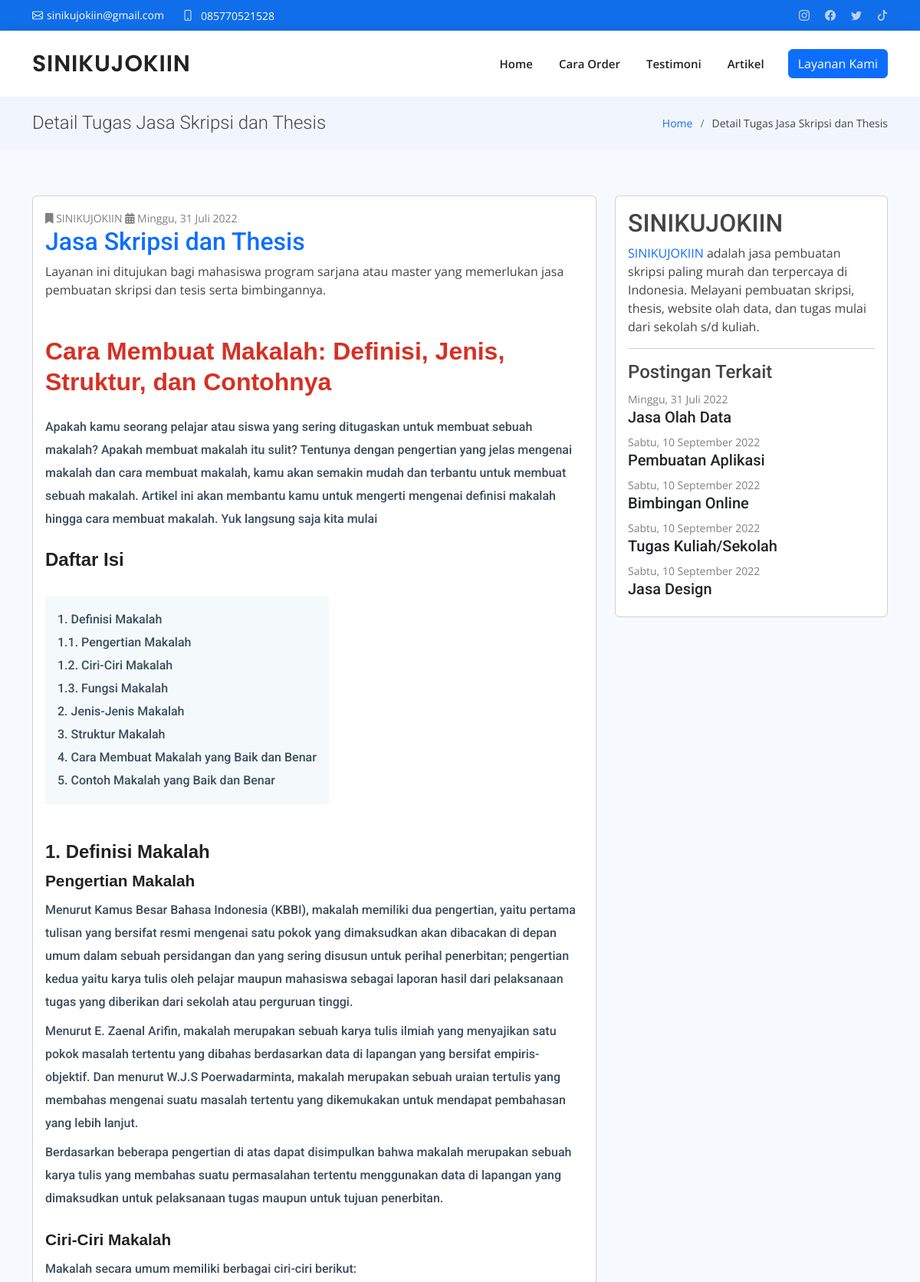
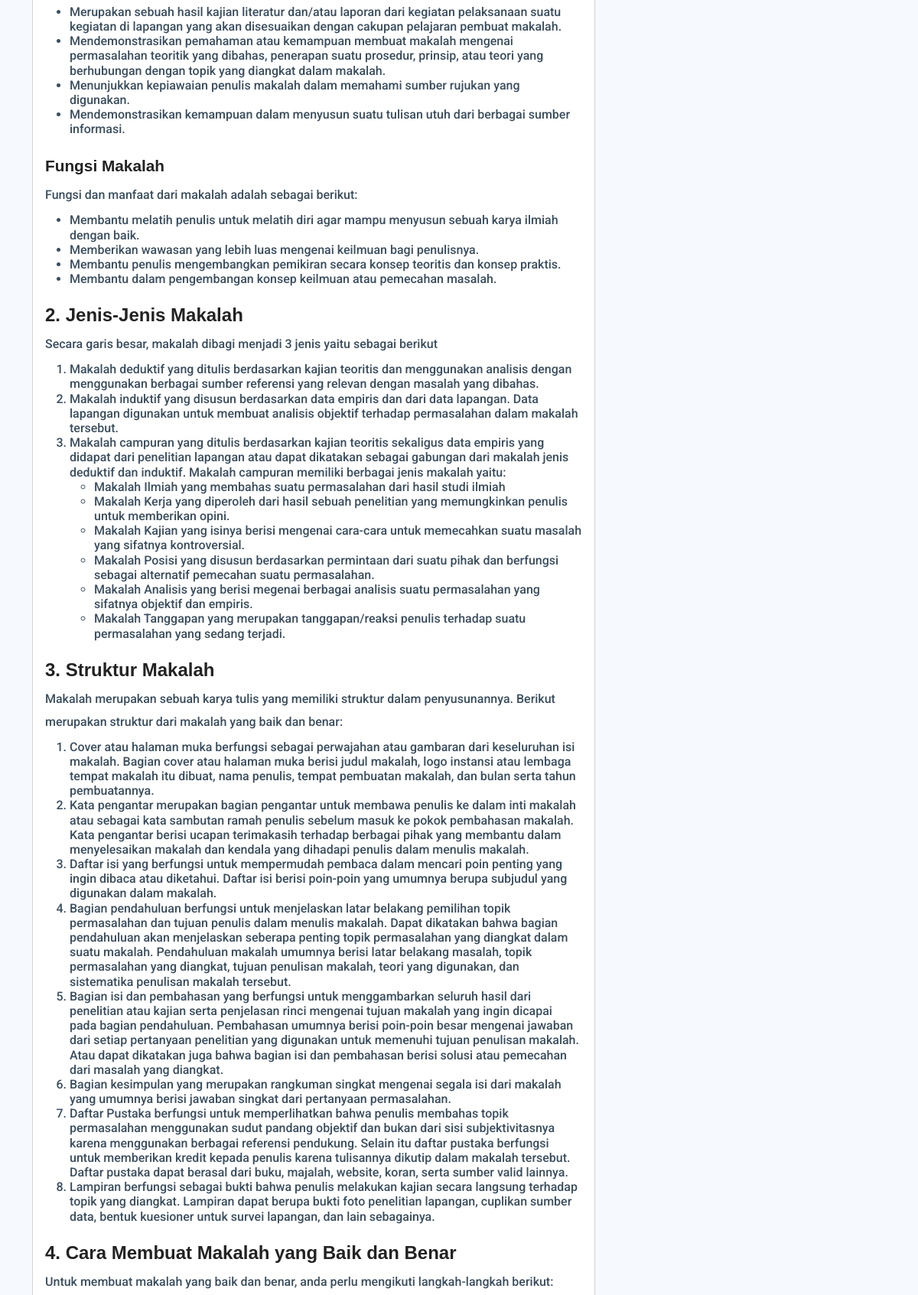
Page /tugas/tugas-makalah (upper part) on the committed database (2 pictures, top to bottom).
### tables this page shows
CREATE TABLE `setting` (
  `id_web` int(10) UNSIGNED NOT NULL,
  `website_name` varchar(25) NOT NULL,
  `icon` varchar(100) NOT NULL,
  `logo` varchar(100) NOT NULL,
  `about` text NOT NULL,
  `email` varchar(100) NOT NULL,
  `phone` varchar(15) NOT NULL,
  `address` text NOT NULL,
  `link_map` text NOT NULL,
  `link_ig` text DEFAULT NULL,
  `link_tiktok` text DEFAULT NULL,
  `link_fb` text DEFAULT NULL,
  `link_twitter` text NOT NULL,
  `nama_ig` varchar(100) NOT NULL,
  `nama_fb` varchar(100) NOT NULL,
  `nama_tiktok` varchar(100) NOT NULL,
  `nama_twitter` varchar(100) NOT NULL,
  `total_pelanggan` int(10) UNSIGNED NOT NULL,
  `total_tugas_selesai` int(10) UNSIGNED NOT NULL,
  `total_universitas` int(10) UNSIGNED NOT NULL,
  `total_tim` int(10) UNSIGNED NOT NULL,
  `keyword` text NOT NULL,
  `deskripsi` text NOT NULL,
  `g_tag` text NOT NULL,
  `script_g_tag` text NOT NULL,
  `updated_at` datetime DEFAULT NULL ON UPDATE current_timestamp(),
  `updated_by` int(10) UNSIGNED NOT NULL
);

CREATE TABLE `tugas` (
  `id_tugas` int(10) UNSIGNED NOT NULL,
  `nama_tugas` varchar(200) NOT NULL,
  `slug` varchar(200) NOT NULL,
  `deskripsi_singkat` text NOT NULL,
  `deskripsi` text NOT NULL,
  `ikon` text NOT NULL,
  `status` varchar(20) NOT NULL,
  `created_at` datetime NOT NULL DEFAULT current_timestamp(),
  `updated_at` datetime DEFAULT NULL ON UPDATE current_timestamp(),
  `deleted_at` datetime DEFAULT NULL
);

CREATE TABLE `section` (
  `id_section` int(11) NOT NULL,
  `type_section` varchar(50) NOT NULL,
  `nama_section` varchar(120) NOT NULL,
  `deskripsi_singkat` varchar(100) NOT NULL,
  `deskripsi` text DEFAULT NULL,
  `background` text DEFAULT NULL,
  `status` varchar(20) NOT NULL DEFAULT 'Aktif',
  `created_at` datetime NOT NULL DEFAULT current_timestamp(),
  `updated_at` datetime DEFAULT NULL ON UPDATE current_timestamp(),
  `deleted_at` datetime DEFAULT NULL
);

### application/libraries/Template.php (called while the page is built)
<?php if (!defined('BASEPATH')) exit('No direct script access allowed');
class Template
{
	var $template_data = array();
	function set($name, $value)
	{
		$this->template_data[$name] = $value;
	}
	function load($template = '', $view = '', $view_data = array(), $return = FALSE)
	{
		$this->CI = &get_instance();
		$this->set('contents', $this->CI->load->view($view, $view_data, TRUE));
		return $this->CI->load->view($template, $this->template_data, $return);
	}
}

### application/controllers/Home.php (called while the page is built, shortened)
<?php
class Home extends CI_Controller {
	private $where = ['status' => "Aktif", 'deleted_at' => null];
	public function tugas($slug = null)
	{
		if ($slug) {
			$tugas = $this->db->where('slug', $slug)->get_where('tugas', $this->where)->row_array();
			$data['title'] = "Detail Tugas ".$tugas['nama_tugas'];
			$data['breadcrumb'] = breadcrumb($data['title'], true);
			$data['data'] = $tugas;
			$data['terkait'] = $this->db->limit(5)->where(['deskripsi !=' => null, 'id_tugas !=' => $tugas['id_tugas']])->get_where('tugas', $this->where)->result_array();
			$data['section'] = [
				'banner' => $this->db->where('type_section', 'section_banner_list_tugas')->get_where('section', $this->where)->row_array(),
				'side' => $this->db->where('type_section', 'section_side_artikel')->get_where('section', $this->where)->row_array(),
			];
			loadView('templates/landing', 'landing/detail_tugas', $data);
		}
	}
}

### index.php (called while the page is built, shortened)
<?php
require_once BASEPATH.'core/CodeIgniter.php';

### application/views/landing/detail_tugas.php (the view, shortened to what this page needs)
<main id="main">
	<section id="clients" class="section-bg">
		<div class="container">
			<div class="row">
				<div class="col-lg-8 col-md-8 col-12">
					<div class="card" >
						<div class="card-body">
				  			<small style="color: grey;">
				  				<i class="fa fa-bookmark"></i> <?= $web['website_name'] ?>
				  				<i class="fa fa-calendar-alt"></i>
				  	          <?= hari(date('D', strtotime($data['created_at']))) ?>, <?= dateIndonesia(date('Y-m-d', strtotime($data['created_at']))) ?>
				  			</small>
						    <h2 class="card-title text-primary"><?= $data['nama_tugas'] ?></h2>
						    <p class="card-text"><?= $data['deskripsi_singkat'] ?></p>
						</div>
					  <div class="card-body">
					    <p class="card-text"><?= $data['deskripsi'] ?></p>
					  </div>
					</div>
				</div>
				<div class="col-lg-4 col-md-4 col-12">
					<div class="card">
						<div class="card-body">
						  <h2><?= $section['side']['nama_section'] ?></h2>
						  <p><?= str_replace(['{','}'], ['<span class="text-primary">','</span>'],$section['side']['deskripsi']) ?></p>
						  <hr>
						  <?php if ($terkait): ?>
							  <h4>Postingan Terkait</h4>
							  <?php foreach ($terkait as $value): ?>
							  	<small style="color: grey;"><?= hari(date('D', strtotime($value['created_at']))) ?>, <?= dateIndonesia(date('Y-m-d', strtotime($value['created_at']))) ?></small>
							  	<h5><a href="<?= base_url('tugas/'.$value['slug']) ?>" class="text-dark" title="<?= $value['nama_tugas'] ?>"><?= $value['nama_tugas'] ?></a></h5>
							  <?php endforeach ?>
						  <?php endif ?>
						</div>
					</div>
				</div>
			</div>
		</div>
	</section>
</main>

### application/views/templates/landing.php (shortened to what this page needs)
<!DOCTYPE html>
<html lang="en">
<head>
  <link href="<?= base_url('assets/landing') ?>/vendor/aos/aos.css" rel="stylesheet">
  <link href="<?= base_url('assets/landing') ?>/vendor/bootstrap/css/bootstrap.css" rel="stylesheet">
  <link href="<?= base_url('assets/landing') ?>/vendor/bootstrap-icons/bootstrap-icons.css" rel="stylesheet">
  <link rel="stylesheet" href="<?= base_url('assets/cms/') ?>plugins/fontawesome-free/css/all.min.css">
  <link href="<?= base_url('assets/landing') ?>/vendor/glightbox/css/glightbox.min.css" rel="stylesheet">
  <link href="<?= base_url('assets/landing') ?>/vendor/swiper/swiper-bundle.min.css" rel="stylesheet">
  <link href="<?= base_url('assets/landing') ?>/css/style.css" rel="stylesheet">
</head>
<body>
  <section id="topbar" class="d-flex align-items-center">
    <div class="container d-flex justify-content-center justify-content-md-between">
      <div class="contact-info d-flex align-items-center">
        <i class="bi bi-envelope d-flex align-items-center"><a href="mailto:<?= $web['email'] ?>" title="Email"><?= $web['email'] ?></a></i>
        <i class="bi bi-phone d-flex align-items-center ms-4"><span><a href="tel:<?= $web['phone'] ?>" title="Phone"><?= $web['phone'] ?></a></span></i>
      </div>
      <div class="social-links d-none d-md-flex align-items-center">
        <?php if ($web['link_ig']): ?>
          <a target="_BLANK" href="<?= $web['link_ig'] ?>" class="instagram"><i class="bi bi-instagram"></i></a>
        <?php endif ?>
        <?php if ($web['link_fb']): ?>
          <a target="_BLANK" href="<?= $web['link_fb'] ?>" class="facebook"><i class="bi bi-facebook"></i></a>
        <?php endif ?>
        <?php if ($web['link_twitter']): ?>
          <a target="_BLANK" href="<?= $web['link_twitter'] ?>" class="twitter"><i class="bi bi-twitter"></i></a>
        <?php endif ?>
        <?php if ($web['link_tiktok']): ?>
          <a target="_BLANK" href="<?= $web['link_tiktok'] ?>" class="tiktok"><i class="bi bi-tiktok"></i></a>
        <?php endif ?>
      </div>
    </div>
  </section>
  <header id="header" class="d-flex align-items-center">
    <div class="container d-flex align-items-center justify-content-between">
      <h1 class="logo"><a href="<?= base_url() ?>"><?= $web['website_name'] ?></a></h1>
      <nav id="navbar" class="navbar">
        <ul>
          <li><a class="nav-link <?= $title == 'Home' ? 'active' : ''  ?>" href="<?= base_url() ?>">Home</a></li>
          <li><a class="nav-link <?= $title == 'Cara Order' ? 'active' : ''  ?>" href="<?= base_url('cara-order') ?>">Cara Order</a></li>
          <li><a class="nav-link <?= $title == 'Testimoni' ? 'active' : ''  ?>" href="<?= base_url('testimoni') ?>">Testimoni</a></li>
          <li><a class="nav-link <?= $title == 'List Artikel' ? 'active' : ''  ?> " href="<?= base_url("artikel") ?>">Artikel</a></li>
          <li><button  class="btn btn-primary btn-list" onclick="loadListTugas()">Layanan Kami</button></li>
        </ul>
      </nav>
    </div>
  </header>
  <main id="main" data-aos="fade-up">
    <?= $breadcrumb ?>
    <?= $contents ?>
  </main>
</body>
</html>

### assets/landing/css/style.css (style rules this page uses)
body { font-family: "Open Sans", sans-serif; color: #444444; }
a { color: #106eea; text-decoration: none; }
h1, h2, h3, h4, h5, h6 { font-family: "Roboto", sans-serif; }
#topbar { background: #106eea; height: 40px; font-size: 14px; transition: all 0.5s; color: #fff; padding: 0; }
#topbar .contact-info i { font-style: normal; color: #fff; }
#topbar .contact-info i a, #topbar .contact-info i span { padding-left: 5px; color: #fff; }
#topbar .contact-info i a { line-height: 0; transition: 0.3s; transition: 0.3s; }
#topbar .social-links a { color: rgba(255, 255, 255, 0.7); line-height: 0; transition: 0.3s; margin-left: 20px; }
#header { background: #fff; transition: all 0.5s; z-index: 997; height: 86px; box-shadow: 0px 2px 15px rgba(0, 0, 0, 0.1); }
#header .logo { font-size: 30px; margin: 0; padding: 0; line-height: 1; font-weight: 600; letter-spacing: 0.8px; font-family: "Poppins", sans-serif; }
#header .logo a { color: #222222; }
.navbar { padding: 0; }
.navbar ul { margin: 0; padding: 0; display: flex; list-style: none; align-items: center; }
.navbar li { position: relative; }
.navbar>ul>li { white-space: nowrap; padding: 10px 0 10px 28px; }
.navbar a, .navbar a:focus { display: flex; align-items: center; justify-content: space-between; padding: 0 3px; font-size: 15px; font-weight: 600; color: #222222; white-space: nowrap; transition: 0.3s; position: relative; }
.navbar>ul>li>a:before { content: ""; position: absolute; width: 100%; height: 2px; bottom: -6px; left: 0; background-color: #106eea; visibility: hidden; width: 0px; transition: all 0.3s ease-in-out 0s; }
section { padding: 60px 0; overflow: hidden; }
.section-bg { background-color: #f6f9fe; }

### rows in the picture
setting: email "sinikujokiin@gmail.com", phone "085770521528", website_name "SINIKUJOKIIN"
tugas: created_at "Minggu", created_at "31 Juli 2022", nama_tugas "Jasa Skripsi dan Thesis", deskripsi_singkat "Layanan ini ditujukan bagi mahasiswa program sarjana atau master yang memerlukan jasa pembuatan skripsi dan tesis serta bimbingannya.", deskripsi "Cara Membuat Makalah: Definisi, Jenis, Struktur, dan Contohnya Apakah kamu seorang pelajar atau siswa yang sering ditugaskan untuk membuat sebuah makalah? Apakah membuat makalah itu sulit? Tentunya dengan pengertian yang jelas mengenai makalah dan cara membuat makalah, kamu akan semakin mudah dan terbantu untuk membuat sebuah makalah. Artikel ini akan membantu kamu untuk mengerti mengenai definisi makalah hingga cara membuat makalah. Yuk langsung saja kita mulai Daftar Isi 1. Definisi Makalah 1.1. Pengertian Makalah 1.2. Ciri-Ciri Makalah 1.3. Fungsi Makalah 2. Jenis-Jenis Makalah 3. Struktur Makalah 4. Cara Membuat Makalah yang Baik dan Benar 5. Contoh Makalah yang Baik dan Benar 1.…"
section: nama_section "SINIKUJOKIIN", deskripsi "SINIKUJOKIIN adalah jasa pembuatan skripsi paling murah dan terpercaya di Indonesia. Melayani pembuatan skripsi, thesis, website olah data, dan tugas mulai dari sekolah s/d kuliah."
tugas: created_at "Minggu", created_at "31 Juli 2022", nama_tugas "Jasa Olah Data"
tugas: created_at "Sabtu", created_at "10 September 2022", nama_tugas "Pembuatan Aplikasi"
tugas: created_at "Sabtu", created_at "10 September 2022", nama_tugas "Bimbingan Online"
tugas: created_at "Sabtu", created_at "10 September 2022", nama_tugas "Tugas Kuliah/Sekolah"
tugas: created_at "Sabtu", created_at "10 September 2022", nama_tugas "Jasa Design"

### other values in the picture
$title "Detail Tugas Jasa Skripsi dan Thesis"
